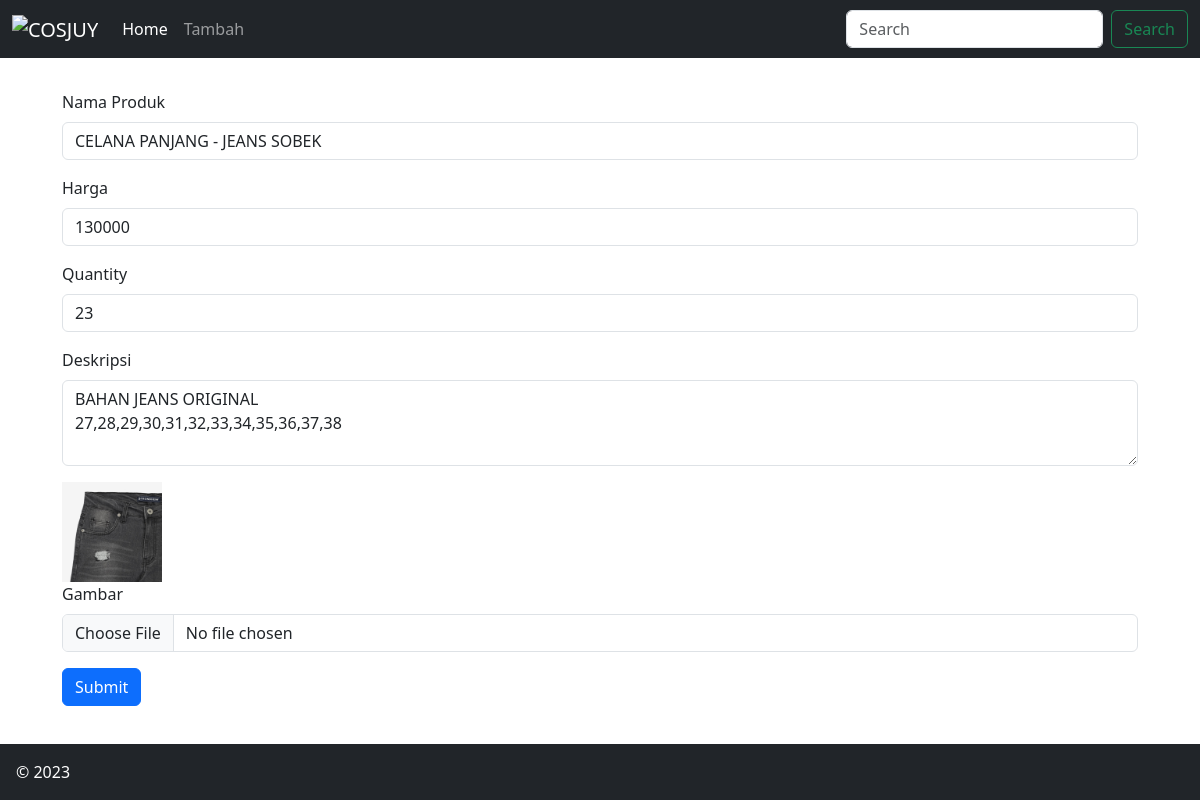
The page /uas/admin/index.php?page=update&id=23 on the database its author committed.
### tables this page shows
CREATE TABLE `tb_produk` (
  `id` int(11) NOT NULL,
  `nama_produk` varchar(255) NOT NULL,
  `harga` int(11) NOT NULL,
  `qty` int(11) NOT NULL,
  `desc` text NOT NULL,
  `img` varchar(255) NOT NULL
);

### uas/admin/update.php (the view, shortened to what this page needs)
<?php
if(isset($_REQUEST['id']))
{
	$id = $_REQUEST['id'];
	$result = mysqli_query($conn, "SELECT * FROM tb_produk WHERE id=$id");
    while($data = mysqli_fetch_array($result))
	{
		$defNamaProduk  = $data['nama_produk'];
		$defHarga  		= $data['harga'];
		$defQty  	    = $data['id'];
        $defDesc        = $data['desc'];
        $defImg         = $data['img'];
	}
}
?>
<form action="" method="POST" enctype="multipart/form-data">
    <div class="mb-3">
        <label for="exampleInputEmail1" class="form-label">Nama Produk</label>
        <input type="text" class="form-control" id="exampleInputEmail1" aria-describedby="emailHelp" name="nama_produk" value="<?= $defNamaProduk ?>">
    </div>
    <div class="mb-3">
        <label for="exampleInputEmail1" class="form-label">Harga</label>
        <input type="number" class="form-control" id="exampleInputEmail1" aria-describedby="emailHelp" name="harga" value="<?= $defHarga ?>">
    </div>
    <div class="mb-3">
        <label for="exampleInputEmail1" class="form-label">Quantity</label>
        <input type="number" class="form-control" id="exampleInputEmail1" aria-describedby="emailHelp" name="qty" value="<?= $defQty ?>">
    </div>
    <div class="mb-3">
        <label for="exampleFormControlTextarea1" class="form-label">Deskripsi</label>
        <textarea class="form-control" id="exampleFormControlTextarea1" rows="3" name="desc"><?= $defDesc ?></textarea>
    </div>
    <img src="../images/<?=$defImg ?>" alt="" width="100">
    <div class="mb-3">
        <label for="formFile" class="form-label">Gambar</label>
        <input class="form-control" type="file" id="formFile" name="img">
    </div>
    <button type="submit" class="btn btn-primary" name="submit" value="submit">Submit</button>
</form>

### uas/admin/index.php (style rules this page uses)
html, body { height: 100%; }

### rows shown on the page
tb_produk: nama_produk "CELANA PANJANG - JEANS SOBEK", harga "130000", qty "23", desc "BAHAN JEANS ORIGINAL 27,28,29,30,31,32,33,34,35,36,37,38", img (picture)
